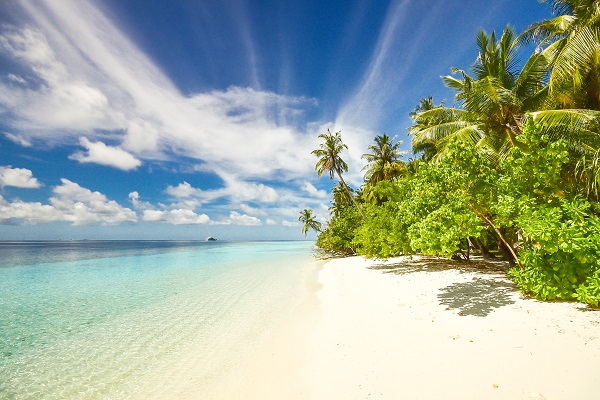
#> input picture input/beach.jpg, 600 x 400 px
$ python translation.py --image input/beach.jpg
#> lines starting #> are read from the running program, lines starting #| are printed output that depends on the picture
import numpy as np
import argparse
# imutils: local file to create convenience methods to do common tasks like translation, rotation, and resizing
import imutils
import cv2

ap = argparse.ArgumentParser()
ap.add_argument("-i", "--image", required = True, help = "Path to the image")
args = vars(ap.parse_args())

image = cv2.imread(args["image"])
#> image is the input picture: shape (400, 600, 3); mean B, G, R 159.9, 174.7, 158.8
cv2.imshow("Original", image)

'''
defining translation matrix
it tells how many pixels to the left or right, and up or down, the image will be shifted
it should be a floating point array because OpenCV demands so

first row of the matrix: [1, 0, t_x] where t_x is the number of pixels it should be shifted towards left or right
negative t_x: shift to left; positive t_x: shift to right

second of the matrix: [0, 1, t_y] where t_y is the number of pixels it should be shifted towards up or down
negative t_y: shift to up, positive t_y: shift to down

shifting our image 25 pixels towards right and 50 pixels down
'''
M = np.float32([[1, 0, 25], [0, 1, 50]])

'''
actual translation function
image: the image we want to shift
M: translation matrix
3rd argument: manually supplying the dimensions (width x height)
'''
shifted = cv2.warpAffine(image, M, (image.shape[1], image.shape[0]))
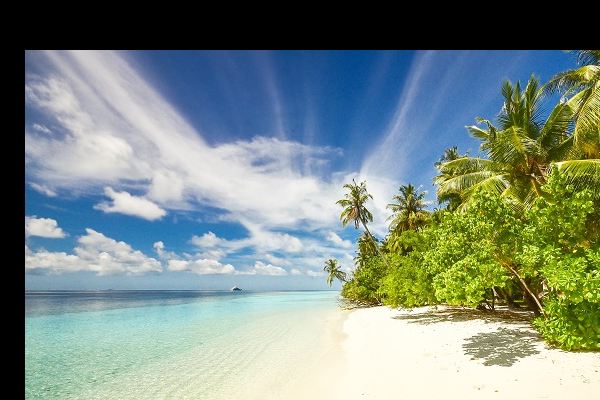
#> shifted: shape (400, 600, 3); mean B, G, R 131.8, 140.2, 124.2
cv2.imshow("Shifted Down and Right", shifted)
cv2.waitKey(0)

# another translation 50 pixel towards left and 90 pixels upward
M = np.float32([[1, 0, -50], [0, 1, -90]])
shifted = cv2.warpAffine(image, M, (image.shape[1], image.shape[0]))
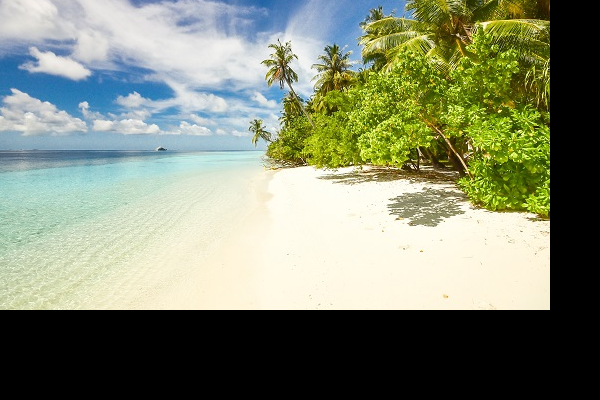
#> shifted: shape (400, 600, 3); mean B, G, R 114.9, 136.3, 128.8
cv2.imshow("Shifted Up and Left", shifted)
cv2.waitKey(0)

shifted = imutils.translate(image, 0, 100)
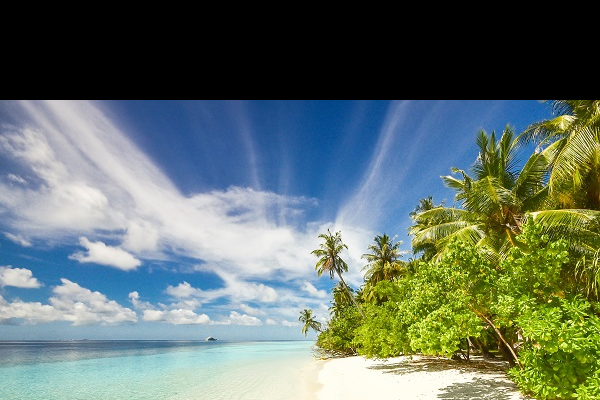
#> shifted: shape (400, 600, 3); mean B, G, R 107.7, 116.1, 100.5
cv2.imshow("Shifted Down", shifted)
cv2.waitKey(0)

$ run again, on input/rhino.jpg
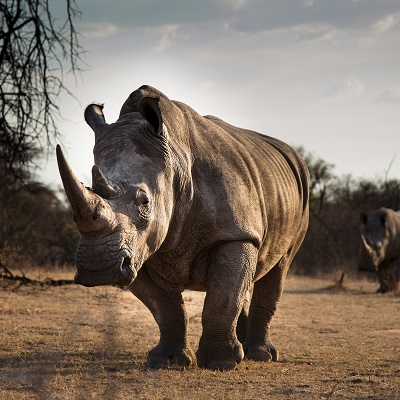
#> input picture input/rhino.jpg, 400 x 400 px
#> image is the input picture: shape (400, 400, 3); mean B, G, R 101.6, 114.3, 128.2
#> `shifted = cv2.warpAffine(image, M, (image.shape[1], image.shape[0]))`:
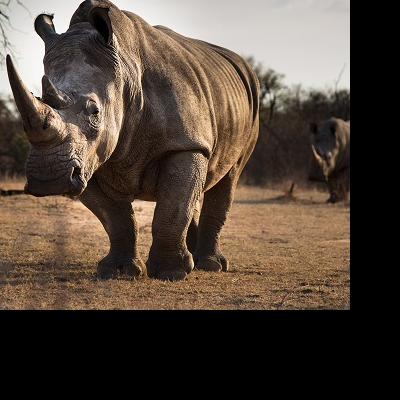
#> shifted: shape (400, 400, 3); mean B, G, R 59.6, 70.7, 83.6
#> `shifted = imutils.translate(image, 0, 100)`:
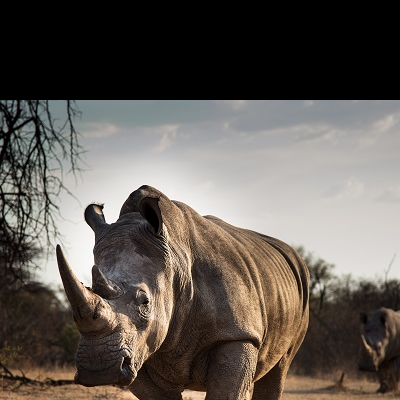
#> shifted: shape (400, 400, 3); mean B, G, R 84.4, 90.8, 97.6
